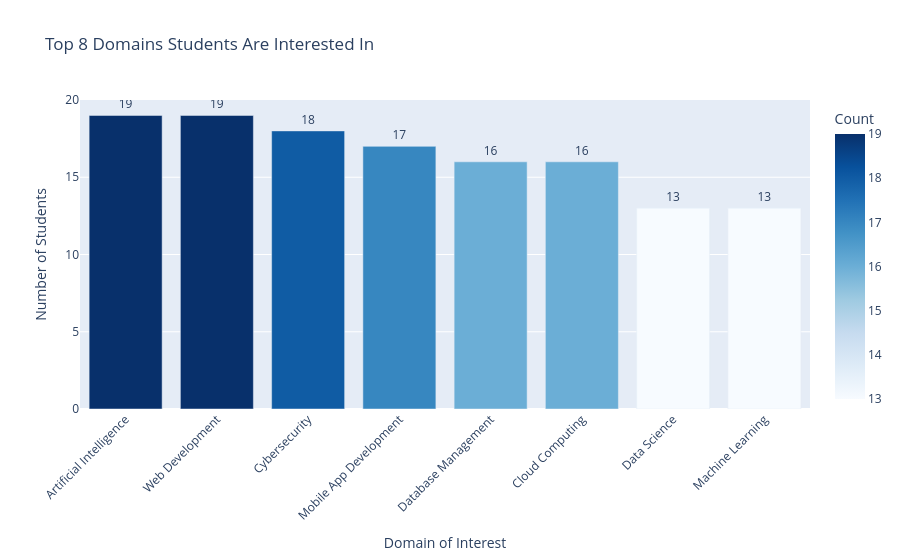

Notebook code cell kept with this figure:
### Code cell
# Prepare the data: count students per domain and take top 8
domain_counts = df['Interested Domain'].value_counts().head(8).reset_index()
domain_counts.columns = ['Domain', 'Count']

# Create an interactive bar chart
fig = px.bar(
    domain_counts, 
    x='Domain', 
    y='Count', 
    title='Top 8 Domains Students Are Interested In',
    color='Count',  # Color bars by count value
    color_continuous_scale='Blues',  # Use blue color scale
    text='Count'  # Display count on top of bars
)

# Customize the layout
fig.update_traces(textposition='outside')  # Place text above bars
fig.update_layout(
    xaxis_title='Domain of Interest',
    yaxis_title='Number of Students',
    xaxis_tickangle=-45  # Rotate x-axis labels
)

# Display the interactive chart (you can hover over bars)
fig.show()

### Figure 1 — Plotly figure (JSON) as saved in the notebook; plotly's stock layout.template omitted (floating-point values rounded to 4 significant figures)
{"data": [{"hovertemplate": "Domain=%{x}<br>Count=%{marker.color}<extra></extra>", "legendgroup": "", "marker": {"color": [19, 19, 18, 17, 16, 16, 13, 13], "coloraxis": "coloraxis", "pattern": {"shape": ""}}, "name": "", "orientation": "v", "showlegend": false, "text": [19.0, 19.0, 18.0, 17.0, 16.0, 16.0, 13.0, 13.0], "textposition": "outside", "type": "bar", "x": ["Artificial Intelligence", "Web Development", "Cybersecurity", "Mobile App Development", "Database Management", "Cloud Computing", "Data Science", "Machine Learning"], "xaxis": "x", "y": [19, 19, 18, 17, 16, 16, 13, 13], "yaxis": "y"}], "layout": {"barmode": "relative", "coloraxis": {"colorbar": {"title": {"text": "Count"}}, "colorscale": [[0, "rgb(247,251,255)"], [0.125, "rgb(222,235,247)"], [0.25, "rgb(198,219,239)"], [0.375, "rgb(158,202,225)"], [0.5, "rgb(107,174,214)"], [0.625, "rgb(66,146,198)"], [0.75, "rgb(33,113,181)"], [0.875, "rgb(8,81,156)"], [1, "rgb(8,48,107)"]]}, "legend": {"tracegroupgap": 0}, "title": {"text": "Top 8 Domains Students Are Interested In"}, "xaxis": {"anchor": "y", "domain": [0, 1], "tickangle": -45, "title": {"text": "Domain of Interest"}}, "yaxis": {"anchor": "x", "domain": [0, 1], "title": {"text": "Number of Students"}}}}
